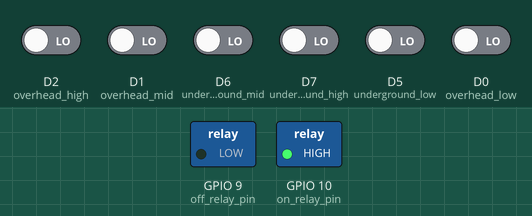
Recording of a sketch running on a simulated ESP8266 (NodeMCU). On the bench: switched loads named in the sketch (green lamp = pin HIGH). Dashed ring = blinking. The test bench sets the inputs (shaded band); at power-on: D0 (overhead_low), D1 (overhead_mid), D2 (overhead_high), D5 (underground_low), D6 (underground_mid), D7 (underground_high) LOW. WiFi joins after 1.5 s; servers stay silent unless stated; uploads are accepted with an empty reply; what the sketch prints to the serial monitor is not drawn.

Above: at 1.6 s.
2.8 s: D2 (overhead_high) driven HIGH
At 4.7 s:
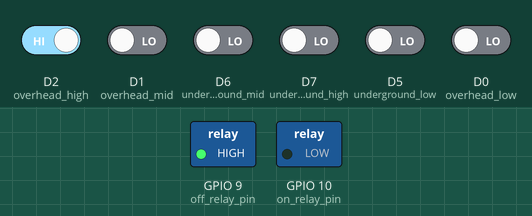
6.6 s: D6 (underground_mid) driven HIGH
At 6.91 s:
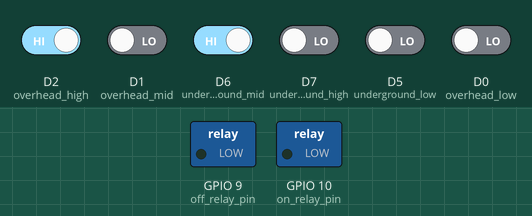
13.6 s: D2 (overhead_high) driven LOW
At 14.3 s:
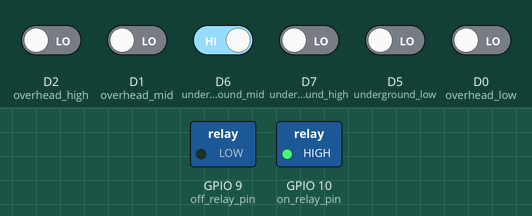
17.1 s: D1 (overhead_mid) driven HIGH
At 18.8 s:
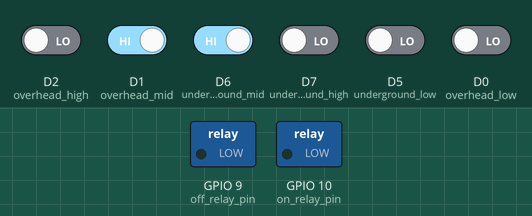
19.2 s: D1 (overhead_mid) driven LOW
At 19.6 s:
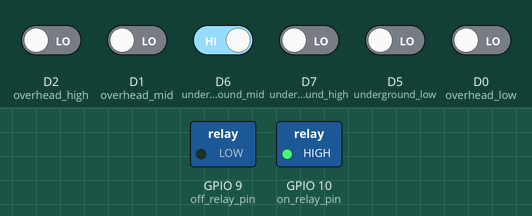
Timing chart, 0 to 23.7 s (numbered marks = the images above; inputs shaded):
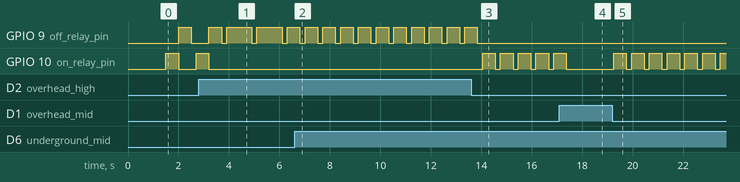

The sketch:

Three_Phase_WLC.ino
```cpp
//--------------------********** Smart Water Level Detector and Controller for Three Phase **********--------------------
//BY Sampad Hegde


#include <ESP8266WiFi.h>
#include <ESP8266HTTPClient.h>
#include <ArduinoJson.h>


#define SERVER_IP "192.168.1.5:8000"
#ifndef STASSID
#define STASSID "Havyaka_2.4"
#define STAPSK  "qd8qqnfe"
#endif


//Function Declarations

int getStatus(int , int , int);
int overHeadStatus();
int underGroundStatus();
void sendDataToServer(int , int , int);
String buildJSON(int , int , int);
void turnOffPump();
void turnOnPump();


//Pin declaration
int overhead_low = D0; //gpio 16
int overhead_mid = D1; //gpio 5
int overhead_high = D2; //gpio 4

int underground_low = D5; //gpio 14
int underground_mid = D6; //gpio 13
int underground_high = D7; //gpio 12

int on_relay_pin = 10; //sd3
int off_relay_pin = 9; //sd2

int pump_status=0;

int ol,om,oh,ul,um,uh,olevel,ulevel;

int Emergency_Stop = 0;
int Force_Stop = 0;

StaticJsonDocument<200> doc;


void setup()
{

  Serial.begin(115200);
  pinMode(overhead_low , INPUT);
  pinMode(overhead_mid , INPUT);
  pinMode(overhead_high , INPUT);

  pinMode(underground_low , INPUT);
  pinMode(underground_mid , INPUT);
  pinMode(underground_high , INPUT);

  pinMode(on_relay_pin , OUTPUT);
  pinMode(off_relay_pin , OUTPUT);

  WiFi.begin(STASSID, STAPSK);
  while (WiFi.status() != WL_CONNECTED)
  {
    delay(500);
    Serial.print(".");
  }

  Serial.println("");
  Serial.print("Connected! IP address: ");
  Serial.println(WiFi.localIP());
}


void loop()
{
  if(Emergency_Stop == 0)
  {
    if (Force_Stop == 0)
    {
      olevel=overHeadStatus();
      Serial.print("\t");
      ulevel=underGroundStatus();

      Serial.print("\tPump Satus : ");
      Serial.print(pump_status);
      Serial.print("\n");

      Serial.println("\nSending Data To Server");
      sendDataToServer(olevel,ulevel,pump_status);
    }
    else
    {
      turnOffPump();
      Serial.println("Force stop");
      Serial.println("\nSending Data To Server");
      sendDataToServer(olevel,ulevel,pump_status);
    }

  }
  else
  {
    turnOffPump();
    Serial.println("Emergency stop");
    Serial.println("\nSending Data To Server");
    sendDataToServer(olevel,ulevel,pump_status);
  }

}


void turnOffPump()
{
    digitalWrite(off_relay_pin , HIGH);
    delay(500);
    digitalWrite(off_relay_pin,LOW);
    pump_status = 0;
}
void turnOnPump()
{
    digitalWrite(on_relay_pin , HIGH);
    delay(500);
    digitalWrite(on_relay_pin , LOW);
    pump_status = 1;
}

int overHeadStatus()
{
  ol = digitalRead(overhead_low);
  om = digitalRead(overhead_mid);
  oh = digitalRead(overhead_high);

  Serial.print("OverHead ");
  int returnStatus=getStatus(ol,om,oh);


  if (returnStatus == 0)
  {
    turnOnPump();
  }
  if (returnStatus == 3)
  {
    turnOffPump();
  }

  return returnStatus;
}

int underGroundStatus()
{
  ul = digitalRead(underground_low);
  um = digitalRead(underground_mid);
  uh = digitalRead(underground_high);

  Serial.print("Underground ");
  int returnStatus=getStatus(ul,um,uh);

  if (returnStatus == 0)
  {
    turnOffPump();
  }
  return returnStatus;
}

int getStatus(int low , int mid , int high)
{
  if(high == HIGH )
  {
    Serial.print(" status : High");
    return 3;
  }
  else if(mid == HIGH)
  {
    Serial.print(" status : Mid");
    return 2;

  }
  else if(low == HIGH)
  {
    Serial.print(" status : LOW");
    return 1;
  }
  else
  {
    Serial.print(" status : !! Very LOW !!");
    return 0;
  }
}

void sendDataToServer(int olevel , int ulevel , int pump_stat)
{
  if ((WiFi.status() == WL_CONNECTED))
  {

    WiFiClient client;
    HTTPClient http;

    Serial.print("[HTTP] begin...\n");
    http.begin(client, "http://" SERVER_IP "/getdata");
    http.addHeader("Content-Type", "application/json");

    Serial.print("[HTTP] POST...\n");


    int httpCode = http.POST(buildJSON(olevel , ulevel , pump_stat));

    if (httpCode > 0)
    {
      Serial.printf("[HTTP] POST... code: %d\n", httpCode);

      if (httpCode == HTTP_CODE_OK)
      {
        const String& payload = http.getString();
        Serial.print("received payload:\n<<");
        Serial.println(payload);
        DeserializationError error = deserializeJson(doc, payload);
        if(!error)
        {
          Serial.print("Emergency Stop : ");
          Serial.print((int)doc["Emergency_Stop"]);
          if((int)doc["Emergency_Stop"] == 1)
          {
            Emergency_Stop = (int)doc["Emergency_Stop"];
          }
          Serial.print("\t\tForce Stop : ");
          Serial.println((int)doc["Force_Stop"]);
          Force_Stop =(int)doc["Force_Stop"];
        }
        Serial.println(">>");
      }
    }
    else
    {
      Serial.printf("[HTTP] POST... failed, error: %s\n", http.errorToString(httpCode).c_str());
    }

    http.end();
  }
  else
  {
    Serial.println("\n\n!!!!! WiFi Not Connected !!!!!!\n");
  }
}
String buildJSON(int olevel , int ulevel , int pump_stat)
{
  String str ="{\"pumpstatus\":";
  str = str + pump_stat ;
  str = str + "," ;
  str = str + "\"overheadlevel\":";
  str = str + olevel;
  str = str + "," ;
  str = str + "\"undergroundlevel\":" ;
  str = str + ulevel ;
  str = str + "}" ;

  return str;
}
```

Measured:
- after the input at 2.8 s, GPIO 10 (on_relay_pin): goes on until 3.2 s, then stays LOW
- after the input at 6.6 s, GPIO 9 (off_relay_pin): alternates HIGH for 0.50 s and LOW for 0.20 s, starting after 0.21 s
- after the input at 13.6 s, GPIO 9 (off_relay_pin): goes on until 13.8 s, then stays LOW; GPIO 10 (on_relay_pin): alternates HIGH for 0.50 s and LOW for 0.20 s, starting after 0.45 s
- after the input at 17.1 s, GPIO 10 (on_relay_pin): goes on until 17.4 s, then stays LOW
- after the input at 19.2 s, GPIO 10 (on_relay_pin): alternates HIGH for 0.50 s and LOW for 0.20 s, starting after 0.05 s
- by itself, GPIO 9 (off_relay_pin): repeats every 1.2 s: LOW 0.20 s, HIGH 1.0 s
